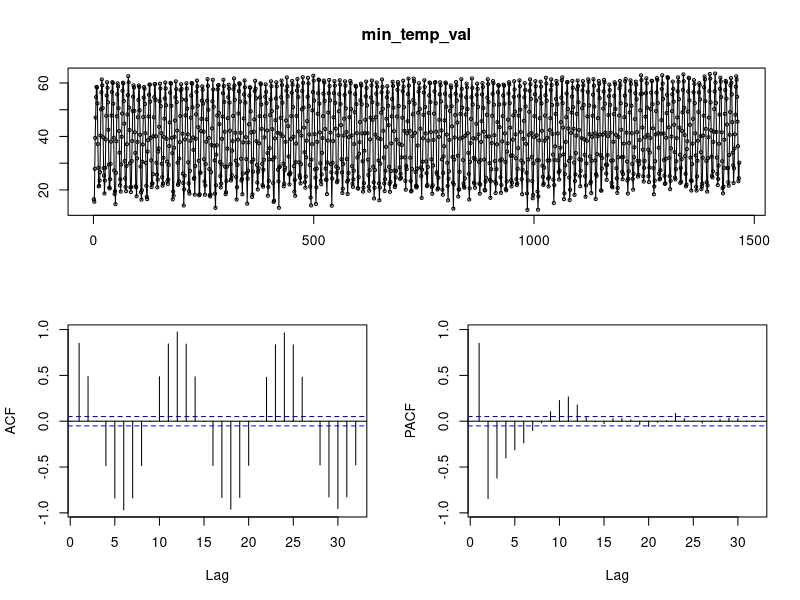
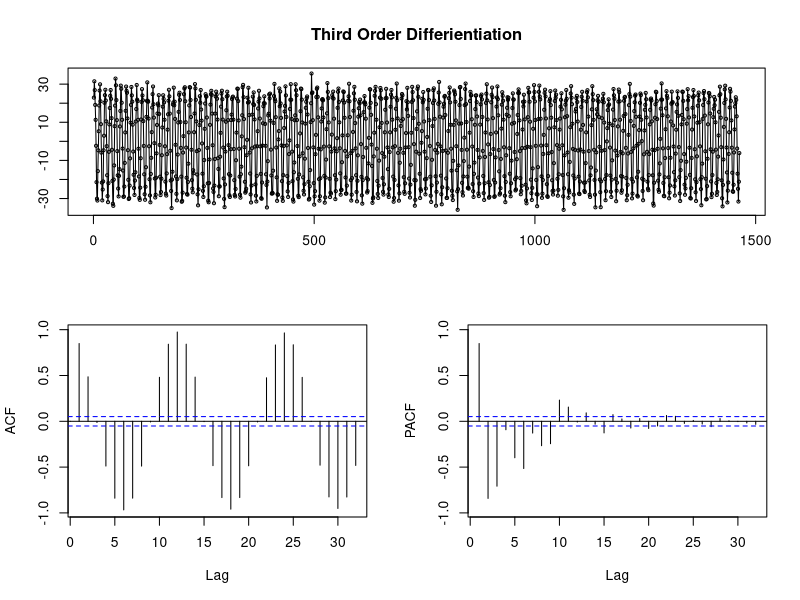
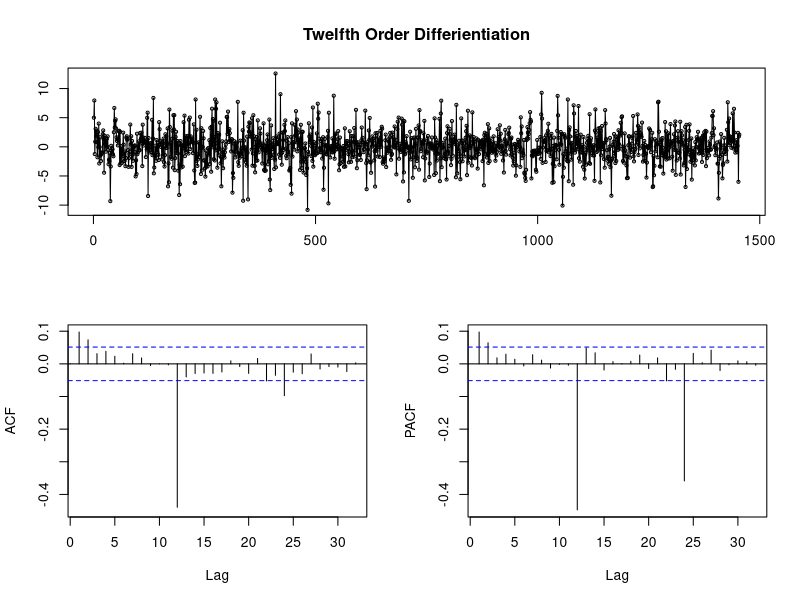
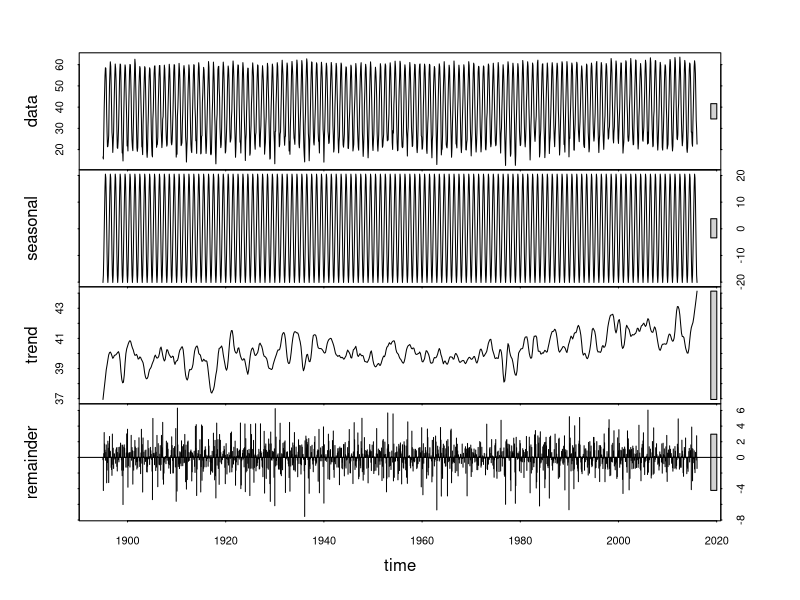
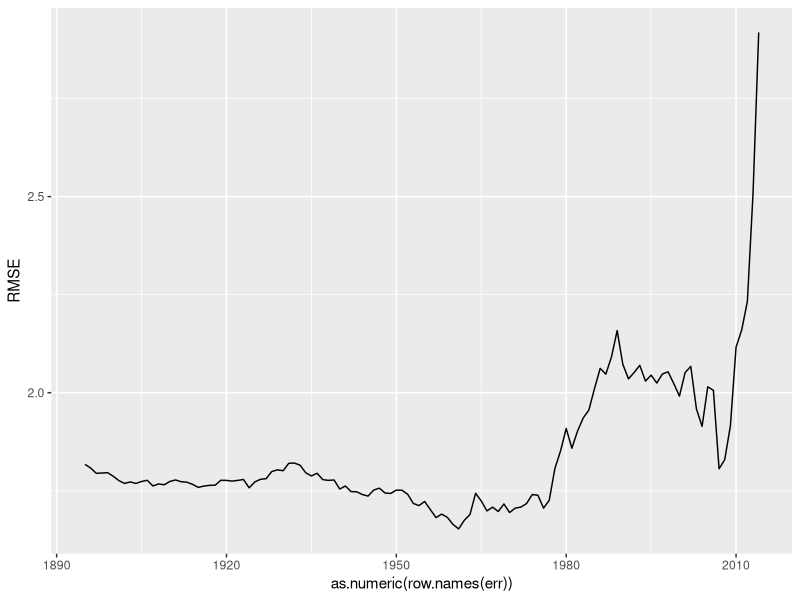
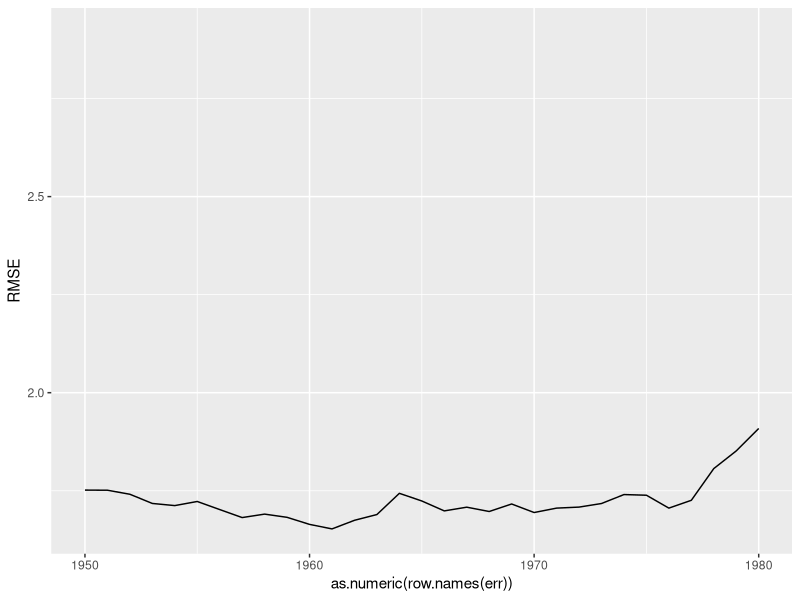
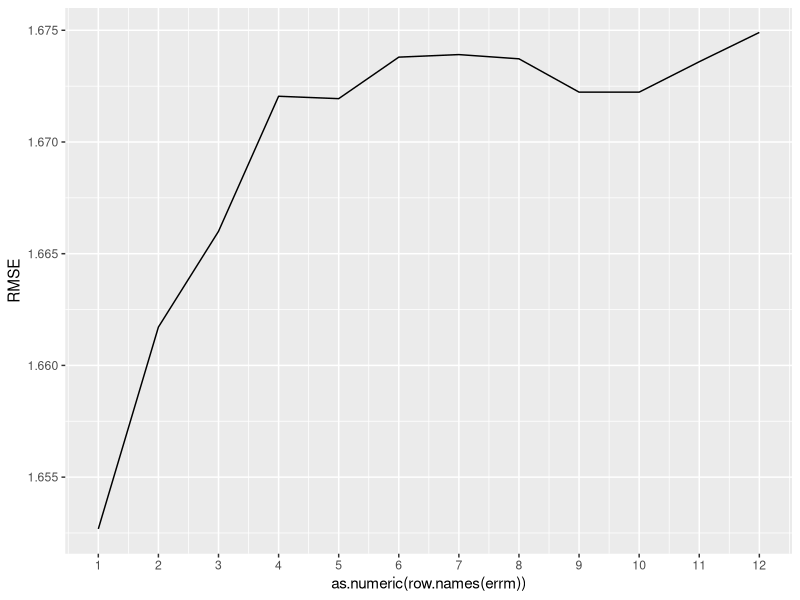
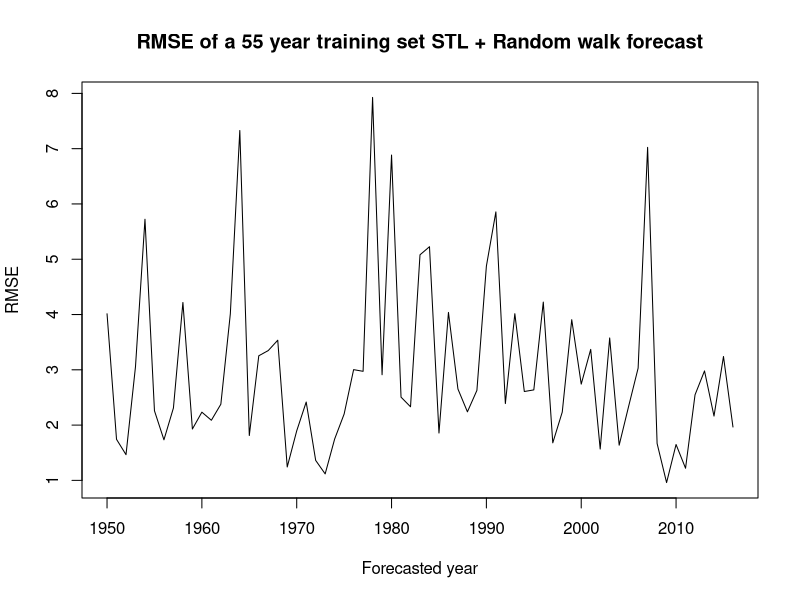

Recreate these plots in R, in order.
## ---- chunk 1
library(readr)
temp <- na.omit(read_csv("data/temp.csv", col_types = cols(date = col_date(format = "%Y-%m-%d"))))
rmse <- function(l, r) {
  sqrt(sum((l - r)^2)/NROW(l))
}
exp_rmse <- function(l, r) {
  rmse(exp(l), exp(r))
}
## ---- chunk 2
library(forecast)
tsdisplay(temp$min_temp_val,main="min_temp_val")
tsdisplay(diff(temp$min_temp_val, 3), main="Third Order Differientiation")
tsdisplay(diff(temp$min_temp_val, 12), main="Twelfth Order Differientiation")
## ---- chunk 3
smin_temp_val = ts(temp$min_temp_val, start = c(1895, 1), frequency=12)
train = window(smin_temp_val, start = c(1895, 1), end = c(2016, 1))
test = window(smin_temp_val, start = c(2016,2), end = c(2017, 1))
## ---- chunk 4
snaive = snaive(train, h = 12)
accuracy(snaive, test)
## ---- chunk 5
decomp = stl(train, s.window="periodic")
plot(decomp)
## ---- chunk 6
stlfk_naive = forecast(decomp, method="naive", h=12)
summary(stlfk_naive)
accuracy(stlfk_naive, test)
## ---- chunk 7
stlfk_ets = forecast(decomp, method="ets", h=12)
summary(stlfk_ets)
accuracy(stlfk_ets, test)
## ---- chunk 8
stlfk_arima = forecast(decomp, method="arima", h=12)
summary(stlfk_arima)
accuracy(stlfk_arima, test)
## ---- chunk 9
autofit = auto.arima(train, seasonal=TRUE)
print(autofit)
autofk = forecast(autofit,h=12)
accuracy(autofk,test)
## ---- chunk 10
custfit = Arima(train, order=c(1,0,5), seasonal=c(0,0,2))
print(custfit)
custfk = forecast(custfit,h=12)
accuracy(custfk,test)
## ---- chunk 11
library(ggplot2)
err = data.frame("RMSE" = rep(0, 2014-1895+1), row.names = seq(1895, 2014))
for (y in 1895:2014){
    model = stl(window(train, start=c(y,1)), s.window="periodic")
    rmse = accuracy(forecast(model, method="naive", h=12),test)[2,"RMSE"]
    err[as.character(y),] = rmse
}
ggplot(err)+geom_line(aes(x=as.numeric(row.names(err)), y=RMSE))
## ---- chunk 12
ggplot(err)+geom_line(aes(x=as.numeric(row.names(err)), y=RMSE))+xlim(1950, 1980)
## ---- chunk 13
errm = data.frame("RMSE" = rep(0, 12), row.names = seq(1, 12))
for (m in 1:12){
    model = stl(window(train, start=c(1961,m)), s.window="periodic")
    rmse = accuracy(forecast(model, method="naive", h=12),test)[2,"RMSE"]
    errm[as.character(m),] = rmse
}
ggplot(errm)+geom_line(aes(x=as.numeric(row.names(errm)), y=RMSE))+scale_x_continuous(breaks=seq(1,12))
## ---- chunk 14
rollwitme = function(lgas){
    RMSE = rep(0,66)
    for (y in 1895:1961){
        tr = window(lgas, start=c(y,2), end=c(y+54,1))
        te = window(lgas, start=c(y+54,2), end=c(y+55,1))
        model = stl(tr, s.window="periodic")
        RMSE[y+1-1895] = accuracy(forecast(model, method="naive", h=12),te)[2,"RMSE"] 
    }
    return(RMSE)
}
## ---- chunk 15
plot(1950:2016, rollwitme(smin_temp_val), type = 'l', main = "RMSE of a 55 year training set STL + Random walk forecast", ylab = "RMSE", xlab = "Forecasted year")
## ---- chunk 16
train_final = window(smin_temp_val, start=c(1962,2), end=c(1962+55,1))
model = stl(train_final, s.window="periodic")
yearly_forecast = forecast(model, method="naive", h=12)
plot(yearly_forecast)
## ---- chunk 17
library(forecast)
tsdisplay(temp$heat_days_val,main="heat_days_val")
tsdisplay(diff(temp$heat_days_val, 3), main="Third Order Differientiation")
tsdisplay(diff(temp$heat_days_val, 12), main="Twelfth Order Differientiation")
## ---- chunk 18
sheat_days_val = ts(temp$heat_days_val, start = c(1895, 1), frequency=12)
train = window(sheat_days_val, start = c(1895, 1), end = c(2016, 1))
test = window(sheat_days_val, start = c(2016,2), end = c(2017, 1))
## ---- chunk 19
snaive = snaive(train, h = 12)
accuracy(snaive, test)
## ---- chunk 20
decomp = stl(train, s.window="periodic")
plot(decomp)
## ---- chunk 21
stlfk_naive = forecast(decomp, method="naive", h=12)
summary(stlfk_naive)
accuracy(stlfk_naive, test)
## ---- chunk 22
stlfk_ets = forecast(decomp, method="ets", h=12)
summary(stlfk_ets)
accuracy(stlfk_ets, test)
## ---- chunk 23
stlfk_arima = forecast(decomp, method="arima", h=12)
summary(stlfk_arima)
accuracy(stlfk_arima, test)
## ---- chunk 24
autofit = auto.arima(train, seasonal=TRUE)
print(autofit)
autofk = forecast(autofit,h=12)
accuracy(autofk,test)
## ---- chunk 25
custfit = Arima(train, order=c(1,0,5), seasonal=c(0,0,2))
print(custfit)
custfk = forecast(custfit,h=12)
accuracy(custfk,test)
## ---- chunk 26
library(ggplot2)
err = data.frame("RMSE" = rep(0, 2014-1895+1), row.names = seq(1895, 2014))
for (y in 1895:2014){
    model = stl(window(train, start=c(y,1)), s.window="periodic")
    rmse = accuracy(forecast(model, method="naive", h=12),test)[2,"RMSE"]
    err[as.character(y),] = rmse
}
ggplot(err)+geom_line(aes(x=as.numeric(row.names(err)), y=RMSE))
## ---- chunk 27
ggplot(err)+geom_line(aes(x=as.numeric(row.names(err)), y=RMSE))+xlim(1950, 1980)
## ---- chunk 28
errm = data.frame("RMSE" = rep(0, 12), row.names = seq(1, 12))
for (m in 1:12){
    model = stl(window(train, start=c(1976,m)), s.window="periodic")
    rmse = accuracy(forecast(model, method="naive", h=12),test)[2,"RMSE"]
    errm[as.character(m),] = rmse
}
ggplot(errm)+geom_line(aes(x=as.numeric(row.names(errm)), y=RMSE))+scale_x_continuous(breaks=seq(1,12))
## ---- chunk 29
rollwitme = function(lgas){
    RMSE = rep(0,81)
    for (y in 1895:1976){
        tr = window(lgas, start=c(y,2), end=c(y+39,1))
        te = window(lgas, start=c(y+39,2), end=c(y+40,1))
        model = stl(tr, s.window="periodic")
        RMSE[y+1-1895] = accuracy(forecast(model, method="naive", h=12),te)[2,"RMSE"] 
    }
    return(RMSE)
}
## ---- chunk 30
plot(1935:2016, rollwitme(sheat_days_val), type = 'l', main = "RMSE of a 40 year training set STL + Random walk forecast", ylab = "RMSE", xlab = "Forecasted year")
## ---- chunk 31
train_final = window(sheat_days_val, start=c(1977,3), end=c(1977+40,2))
model = stl(train_final, s.window="periodic")
yearly_forecast = forecast(model, method="naive", h=12)
plot(yearly_forecast)
